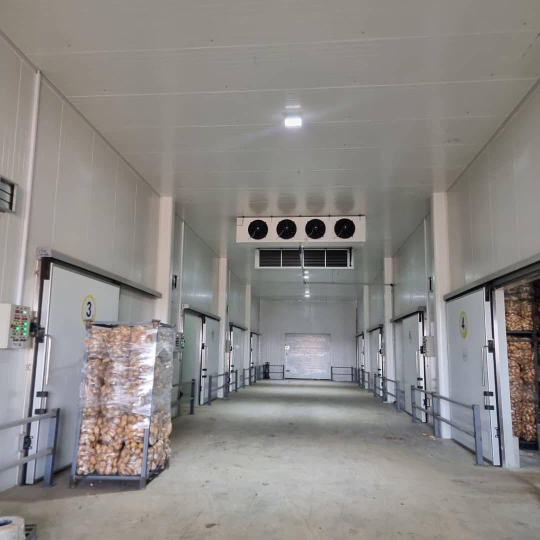
#> input picture source-photos/facebook/cold-store-4800-corridor.jpg, 1080 x 1080 px (shown at 1/2 size); its folder holds 4 pictures in this run
$ python build-site-photos.py
#> lines starting #> are read from the running program, lines starting #| are printed output that depends on the picture
# Builds web images for the "Our work" section and two service tabs from source-photos/facebook/.
# Sources are the company's own Facebook page (facebook.com/profile.php?id=61586906683380), saved at the
# largest size Facebook serves. Photo ids are kept for provenance. Requires Pillow.
import os
from PIL import Image,ImageOps
root=os.path.dirname(os.path.dirname(os.path.abspath(__file__)))
src=os.path.join(root,'source-photos/facebook');assets=os.path.join(root,'public/assets')
# cold-room-hinged-door.jpg (fbid 122117312601230222) is used only by build-product-images.py.
# One upload batch of 16 photos accompanies the post "من اعمال الشركه براد 4800 طن"; these five are from it.
projects={
 'cold-store-4800-corridor':'122114963919230222','cold-store-4800-condensing-row':'122114964219230222',
 'cold-store-4800-rooftop':'122114963841230222','cold-store-4800-evaporators':'122114963871230222',
 'cold-store-4800-sliding-door':'122114963709230222',
 'rooftop-chillers':'122111713779230222','cooling-towers':'122109886491230222','condensing-unit-site':'122115251319230222',
 'workshop-condensing-units':'122117313345230222','workshop-compressor-racks':'122117313759230222','cold-room-installation':'122117313075230222'}
def save(im,path,width,quality):
    im=im.copy();im.thumbnail((width,width*4),Image.LANCZOS);im.save(path,quality=quality,method=6)
os.makedirs(f'{assets}/projects',exist_ok=True)
for name in projects:
    im=ImageOps.exif_transpose(Image.open(f'{src}/{name}.jpg')).convert('RGB')
#> im is the input picture: PIL image 1080x1080 RGB; mean R, G, B 140.4, 137, 134.5
    # Never upscale: a photo is published at most at the size Facebook provided.
    save(im,f'{assets}/projects/{name}.webp',min(im.width,1200),80)
    save(im,f'{assets}/projects/{name}-small.webp',min(im.width,600),78)
#> call 2 of save, with width = 600, quality = 78
#> in save (call 2), `im.thumbnail((width, width * 4), Image.LANCZOS)`:
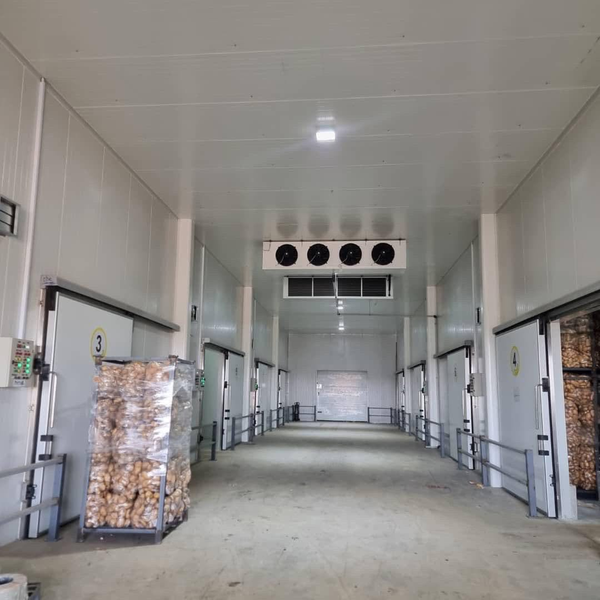
#> im: PIL image 600x600 RGB; mean R, G, B 140.4, 137, 134.5
    print(f'{name}: {im.size}')
#| cold-store-4800-corridor: (1080, 1080)
#> (the run stopped early here; a loop or call above may not have finished)
